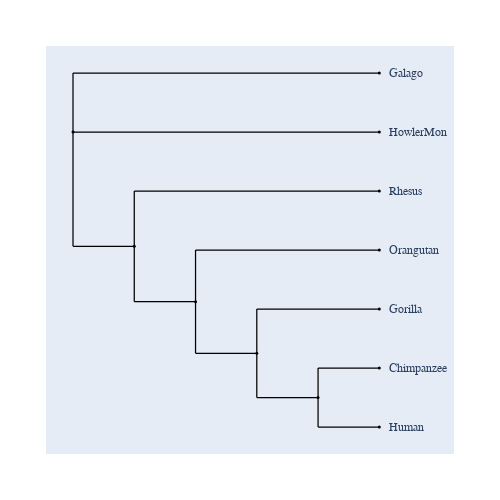

The notebook cell saved with this chart:
### Markdown cell above
If not included in the newick tree file, the internal node names are automatically generated open loading. You can establish what those are by interrogating the tree bound to the likelihood function object. (If you move your mouse cursor over the nodes, their names will appear as hover text.)

### Code cell
result.tree.get_figure(contemporaneous=True).show(width=500, height=500)

### Figure 1 — Plotly figure (JSON) as saved in the notebook; plotly's stock layout.template omitted (floating-point values rounded to 4 significant figures)
{"data": [{"line": {"color": "black", "shape": "spline", "smoothing": 1.3, "width": 1.25}, "mode": "lines", "showlegend": false, "type": "scatter", "x": [null, null, 0, 0, null, 0, 1, null, 0, 0, null, 0, 1, null, 0, 0, null, 0, 0.2, null, 0.2, 0.2, null, 0.2, 1.0, null, 0.2, 0.2, null, 0.2, 0.4, null, 0.4, 0.4, null, 0.4, 1.0, null, 0.4, 0.4, null, 0.4, 0.6, null, 0.6, 0.6, null, 0.6, 1.0, null, 0.6, 0.6, null, 0.6, 0.8, null, 0.8, 0.8, null, 0.8, 1.0, null, 0.8, 0.8, null, 0.8, 1.0, null], "y": [null, null, 2.6, 3.9, null, 3.9, 3.9, null, 2.6, 2.6, null, 2.6, 2.6, null, 2.6, 0.08125, null, 0.08125, 0.08125, null, 0.08125, 1.3, null, 1.3, 1.3, null, 0.08125, -1.137, null, -1.137, -1.137, null, -1.137, 0.0, null, 0.0, 0.0, null, -1.137, -2.275, null, -2.275, -2.275, null, -2.275, -1.3, null, -1.3, -1.3, null, -2.275, -3.25, null, -3.25, -3.25, null, -3.25, -2.6, null, -2.6, -2.6, null, -3.25, -3.9, null, -3.9, -3.9, null]}, {"hoverinfo": "text", "marker": {"color": "black", "size": 3, "symbol": "circle"}, "mode": "markers", "showlegend": false, "text": ["root", "Galago", "HowlerMon", "edge.3", "Rhesus", "edge.2", "Orangutan", "edge.1", "Gorilla", "edge.0", "Chimpanzee", "Human"], "type": "scatter", "x": [0, 1, 1, 0.2, 1.0, 0.4, 1.0, 0.6, 1.0, 0.8, 1.0, 1.0], "y": [2.6, 3.9, 2.6, 0.08125, 1.3, -1.137, 0.0, -2.275, -1.3, -3.25, -2.6, -3.9]}], "layout": {"annotations": [{"font": {"family": "Inconsolata, monospace", "size": 12}, "showarrow": false, "text": "Galago", "textangle": 0, "x": 1.025, "xanchor": "left", "xref": "x", "y": 3.9, "yref": "y"}, {"font": {"family": "Inconsolata, monospace", "size": 12}, "showarrow": false, "text": "HowlerMon", "textangle": 0, "x": 1.025, "xanchor": "left", "xref": "x", "y": 2.6, "yref": "y"}, {"font": {"family": "Inconsolata, monospace", "size": 12}, "showarrow": false, "text": "Rhesus", "textangle": 0, "x": 1.025, "xanchor": "left", "xref": "x", "y": 1.3, "yref": "y"}, {"font": {"family": "Inconsolata, monospace", "size": 12}, "showarrow": false, "text": "Orangutan", "textangle": 0, "x": 1.025, "xanchor": "left", "xref": "x", "y": 0.0, "yref": "y"}, {"font": {"family": "Inconsolata, monospace", "size": 12}, "showarrow": false, "text": "Gorilla", "textangle": 0, "x": 1.025, "xanchor": "left", "xref": "x", "y": -1.3, "yref": "y"}, {"font": {"family": "Inconsolata, monospace", "size": 12}, "showarrow": false, "text": "Chimpanzee", "textangle": 0, "x": 1.025, "xanchor": "left", "xref": "x", "y": -2.6, "yref": "y"}, {"font": {"family": "Inconsolata, monospace", "size": 12}, "showarrow": false, "text": "Human", "textangle": 0, "x": 1.025, "xanchor": "left", "xref": "x", "y": -3.9, "yref": "y"}], "autosize": true, "font": {"family": "Balto", "size": 14}, "height": 500, "hovermode": "closest", "margin": {"b": 50, "l": 50, "pad": 4, "r": 50, "t": 50}, "showlegend": false, "width": 500, "xaxis": {"visible": false}, "yaxis": {"visible": false}}}
